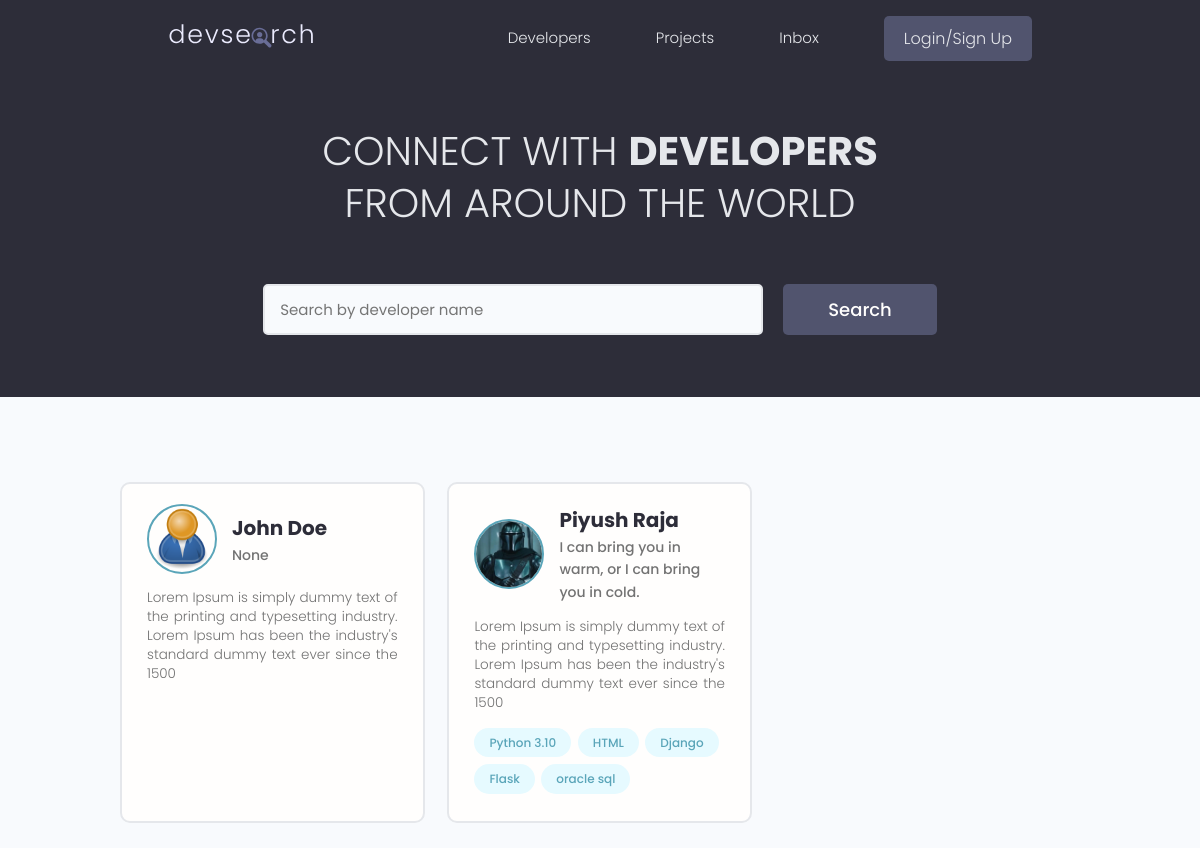
The page / on the database its author committed.
### users/models.py (models this page shows, shortened)
class Profile(models.Model) :
    user = models.OneToOneField(User, on_delete=models.CASCADE,null=True,blank=True)
    name=models.CharField(max_length=200,blank=True,null=True)
    email=models.EmailField(max_length=500, blank=True,null=True)
    username=models.CharField(max_length=200,blank=True,null=True)
    location=models.CharField(max_length=200,blank=True,null=True)
    short_intro=models.CharField(max_length=200,blank=True,null=True)
    bio = models.TextField(blank=True,null=True )
    profile_image=models.ImageField(null=True,blank=True,upload_to='profiles/',default="profiles/user-default.png")
    social_github=models.CharField(max_length=200,blank=True,null=True)
    social_twitter=models.CharField(max_length=200,blank=True,null=True)
    social_linkedin=models.CharField(max_length=200,blank=True,null=True)
    social_youtube=models.CharField(max_length=200,blank=True,null=True)
    social_website=models.CharField(max_length=200,blank=True,null=True)
    created=models.DateTimeField(auto_now_add=True)
    id=models.UUIDField(default=uuid.uuid4,unique=True,primary_key=True,editable=False)

class Skill(models.Model) :
    owner = models.ForeignKey(Profile,on_delete=models.CASCADE, null= True,blank=True)
    name=models.CharField(max_length=300,null=True,blank=True)
    description=models.TextField(null=True,blank=True)
    created=models.DateTimeField(auto_now_add=True)
    id=models.UUIDField(default=uuid.uuid4,unique=True,primary_key=True,editable=False)
    def __str__(self):
        return str(self.name)

### users/views.py (the view)
# urls.py: path('',views.profiles,name="profiles"),
def profiles(request) :
    profiles, search_query = searchProfiles(request)
    custom_range, profiles=paginateProfiles(request, profiles,3)
    context={'profiles':profiles,'search_query':search_query,'custom_range' :custom_range}
    return render(request,'users/profiles.html',context)

### users/utils.py (called while the page is built)
def paginateProfiles(request, profiles, results) :
    page=request.GET.get('page')
    paginator = Paginator(profiles, results)
    try :
        profiles = paginator.page(page)
    except PageNotAnInteger :
        page=1
        profiles = paginator.page(page)
    except EmptyPage :
        page = paginator.num_pages
        profiles = paginator.page(page)
    leftIndex = int(page) - 4
    if leftIndex < 1 :
        leftIndex=1
    rightIndex = int(page)+5
    if rightIndex>paginator.num_pages :
        rightIndex = paginator.num_pages
    custom_range=range(leftIndex,rightIndex)
    return custom_range,profiles

def searchProfiles(request) :
    search_query=''
    if request.GET.get('search_query') :
        search_query=request.GET.get('search_query')
    skills  = Skill.objects.filter(name__icontains=search_query)
    print('SEARCH:', search_query)
    profiles=Profile.objects.distinct().filter(
        Q(name__icontains=search_query) |
        Q(short_intro__icontains=search_query) |
        Q(skill__in=skills)
        )
    return profiles,search_query

### users/templates/users/profiles.html (shortened to what this page needs)
{% extends 'main.html' %}
{% block content %}
<main class="home">
    <section class="hero-section text-center">
      <div class="container container--narrow">
        <div class="hero-section__box">
          <h2>CONNECT WITH <span>DEVELOPERS</span></h2>
          <h2>FROM AROUND THE WORLD</h2>
        </div>
        <div class="hero-section__search">
          <form class="form" action="{% url 'profiles' %}" method="get">
            <div class="form__field">
              <input class="input input--text" id="formInput#search" type="text" name="search_query" value="{{search_query}}"
                placeholder="Search by developer name" />
            </div>
            <input class="btn btn--sub btn--lg" type="submit" value="Search" />
          </form>
        </div>
      </div>
    </section>
    <section class="devlist">
      <div class="container">
        <div class="grid grid--three">
            {% for profile in profiles %}
          <div class="column card">
            <div class="dev">
              <a href="{% url 'user-profile' profile.id %}"class="card__body">
                <div class="dev__profile">
                  <img class="avatar avatar--md" src="{{profile.profile_image.url}}" alt="image" />
                  <div class="dev__meta">
                    <h3>{{profile.name}}</h3>
                    <h5>{{profile.short_intro|slice:"60"}}</h5>
                  </div>
                </div>
                <p class="dev__info">{{profile.bio|slice:"150"}}
                </p>
                <div class="dev__skills">
                    {% for skill in profile.skill_set.all|slice:"5" %}
                  <span class="tag tag--pill tag--main">
                    <small>{{skill}}</small>
                </span>
                {% endfor %}
                </div>
              </a>
            </div>
          </div>
          {% endfor %}
        </div>
      </div>
    </section>
  </main>
{% endblock %}

### static/styles/app.css (style rules this page uses)
:root { --color-sub: #2d2d39; }
.btn--sub { background-color: var(--color-sub-light); }
.card { border: 2px solid var(--color-light); }
img { width: 100%; }
.hero-section { height: 40vh; display: flex; align-items: center; background-color: var(--color-sub); }
.hero-section__box { margin-bottom: 4rem; }
.hero-section__box > h2, .hero-section__box > h2 > span { font-size: 4rem; color: var(--color-light); line-height: 1.3; text-transform: uppercase; }
.hero-section__box > h2 { font-weight: 300; }
.hero-section__box > h2 > span { font-weight: 700; }
.hero-section__search > .form { display: flex; align-items: center; justify-content: center; gap: 2rem; }
.hero-section__search > .form input.input--text { width: 50rem; }
.devlist { margin-top: 8rem; }
.devlist .grid { align-items: stretch; }
.devlist .dev .dev__profile { display: flex; align-items: center; gap: 1.5rem; }
.devlist .dev .dev__meta h3 { color: var(--color-sub); font-size: 2rem; font-weight: 700; }
.devlist .dev .dev__meta h5 { color: var(--color-text); font-size: 1.4rem; font-weight: 500; }
.devlist .dev .dev__info { margin: 1.5rem 0; font-size: 1.35rem; line-height: 1.4; text-align: justify; }

### static/uikit/styles/modules/_variables.css (style rules this page uses)
:root { --color-main: #5aa5b9; --color-main-light: #e6faff; --color-sub: #3f4156; --color-sub-light: #51546e; --color-sub-lighter: #ededfd; --color-text: #737373; --color-gray: #8b8b8b; --color-light: #e5e7eb; --color-light-gray: #767676; --color-bg: #f8fafd; --color-white: #fffefd; --color-white-light: #f3f3f3; --color-success: #359e64; --color-success-bg: #def8e8; --color-error: #fc4b0b; --color-error-bg: #fff2ee; --font-base: 'Poppins', arial, helvetica, 'Segoe UI', roboto, ubuntu, sans-serif; --font-monospace: 'Fira Code', 'Courier New', courier, monospace; --font-regular: 300; --font-medium: 500; --font-bold: 700; --generic-shadow: 1px 1px 5px #00000010; --generic-transition: all 0.3s ease-in-out; }

### static/uikit/styles/modules/_base.css (style rules this page uses)
* { margin: 0; padding: 0; box-sizing: border-box; text-rendering: optimizeLegibility; color: inherit; font-size: inherit; }
html { font-size: 50%; }
@media only screen and (min-width: 480px) { html { font-size: 56.25%; } }
@media only screen and (min-width: 1200px) { html { font-size: 62.5%; } }
body { line-height: 1.6; font-weight: 400; font-size: 1.5rem; color: var(--color-text); background-color: var(--color-bg); min-height: 100vh; }

### static/uikit/styles/modules/_typography.css (style rules this page uses)
* { font-family: var(--font-base); }
h2 { font-size: 3.6rem; font-weight: var(--font-bold); }
h3 { font-size: 3.2rem; font-weight: var(--font-medium); }
h5 { font-size: 2.4rem; font-weight: var(--font-medium); }
h5, h6 { font-weight: var(--font-regular); }
p, span, strong { font-size: 1.6rem; color: var(--color-text); font-weight: var(--font-regular); }
a { padding-bottom: 2px; text-decoration: none; display: inline-block; color: var(--color-main); font-weight: var(--font-medium); }

### static/uikit/styles/modules/_utilities.css (style rules this page uses)
.container { width: 92%; max-width: 165rem; margin: 0 auto; box-sizing: border-box; }
.container--narrow { width: 92%; max-width: 120rem; }
@media screen and (min-width: 1000px) { .container { width: 90%; } }
@media screen and (min-width: 1000px) { .container--narrow { width: 85%; } }
@media screen and (min-width: 1200px) { .container { width: 80%; } }
@media screen and (min-width: 1200px) { .container--narrow { width: 72%; } }
.text-center { text-align: center; }

### static/uikit/styles/modules/_avatar.css (style rules this page uses)
.avatar { border-radius: 50%; border: 2px solid var(--color-main); object-fit: cover; }
.avatar--md { height: 7rem; width: 7rem; }

### static/uikit/styles/modules/_button.css (style rules this page uses)
.btn { display: inline-block; position: relative; cursor: pointer; background-color: var(--color-light); font-weight: var(--font-medium); color: var(--color-sub); text-decoration: none; padding: 1rem 2rem; border-radius: 0.5rem; border: none; width: -webkit-fit-content; width: -moz-fit-content; width: fit-content; height: -webkit-fit-content; height: -moz-fit-content; height: fit-content; font-size: 1.6rem; outline-width: 0; outline-color: transparent; -webkit-backface-visibility: hidden; backface-visibility: hidden; transition: all 0.3s ease-in-out; }
.btn--sub { background-color: var(--color-sub); color: var(--color-white); }
.btn--lg { font-size: 1.8rem; padding: 1.2rem 4.5rem; }

### static/uikit/styles/modules/_card.css (style rules this page uses)
.card { border-radius: 1rem; background-color: var(--color-white); border: 1.5px solid var(--color-light); width: auto; height: auto; margin-top: 0.5rem; margin-bottom: 0.5rem; overflow: hidden; }
.card__body, .card__header { padding: 2rem 2.5rem; }

### rows shown on the page
Profile: profile_image (placeholder picture), name "John Doe", short_intro "None", bio "Lorem Ipsum is simply dummy text of the printing and typesetting industry. Lorem Ipsum has been the industry's standard dummy text ever since the 1500"
Profile: profile_image (picture), name "Piyush Raja", short_intro "I can bring you in warm, or I can bring you in cold.", bio "Lorem Ipsum is simply dummy text of the printing and typesetting industry. Lorem Ipsum has been the industry's standard dummy text ever since the 1500"
Skill: name "Python 3.10"
Skill: name "HTML"
Skill: name "Django"
Skill: name "Flask"
Skill: name "oracle sql"
